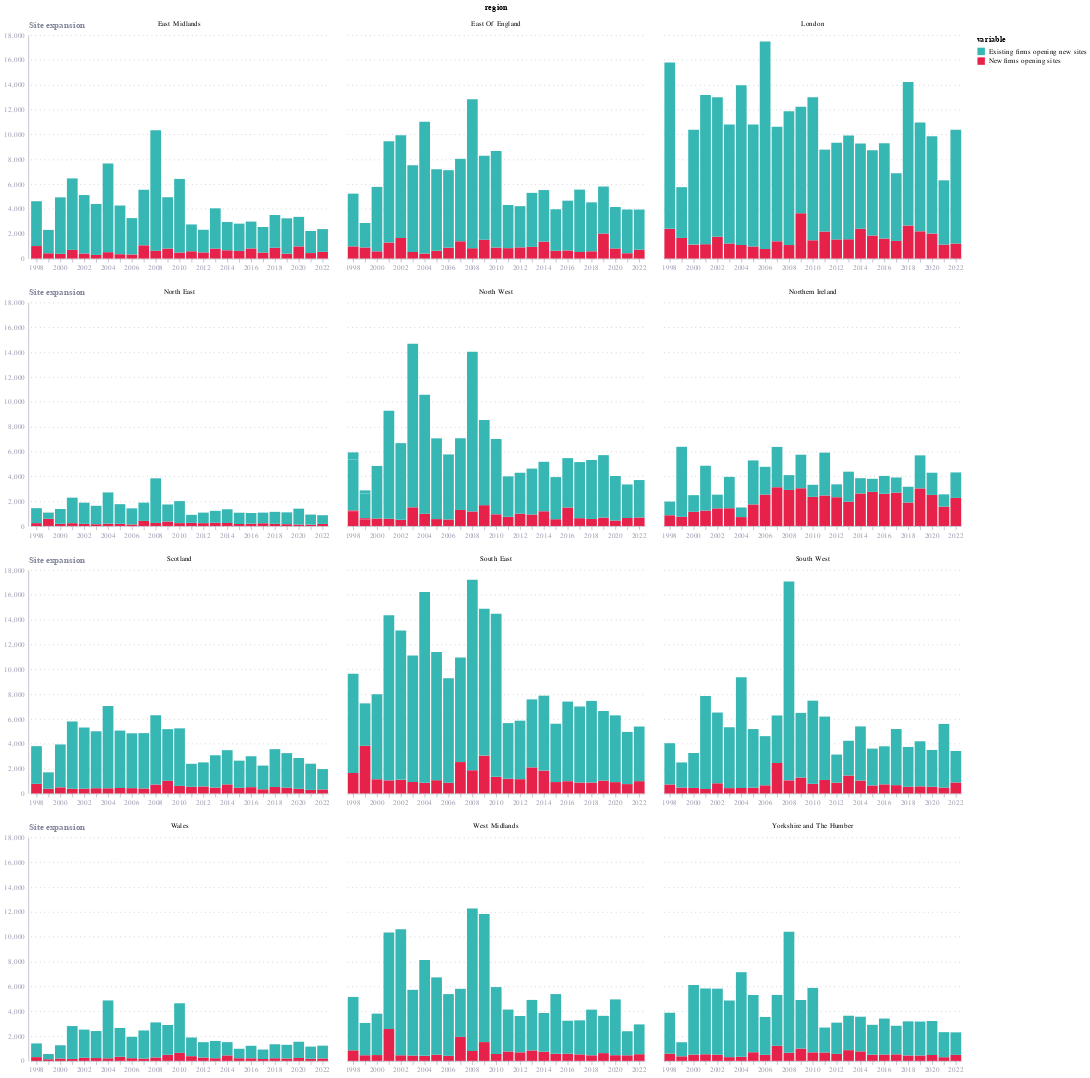

Notebook code for this chart:
### Code cell
site_expansion_region = region_dynamism.rename(columns={'site_exp_entrants':'New firms opening sites',
                                                  'site_exp_incumbents':'Existing firms opening new sites'})
site_expansion_region = site_expansion_region.melt(id_vars=['year','region'],value_vars=['New firms opening sites','Existing firms opening new sites'])


chart = alt.Chart(site_expansion_region).mark_bar().encode(
    x = alt.X('year:O', axis=alt.Axis(
                labelExpr="datum.value % 2 == 0 ? datum.label : ''",  # Show every 2nd year
            labelAngle=0)),
    y = alt.Y('value:Q', title='Site expansion'),
    color=alt.Color('variable:N'),
    facet=alt.Facet('region:N', columns=3)
)

chart = chart.resolve_axis(
    x='independent',
)

chart

### Figure 1 — Vega-Lite specification as saved in the notebook (floating-point values rounded to 4 significant figures; data arrays with more than 128 entries replaced by an {"elided": "..."} marker saying what was removed)
{"config": {"font": "Circular Std", "mark": {"line": {"interpolate": "monotone"}}, "view": {"stroke": "transparent", "width": 400, "height": 300}, "range": {"category": ["#36B7B4", "#E6224B", "#F4C245", "#0063AF", "#00A767", "#179FDB", "#EB5C2E"], "diverging": ["#E6224B", "#E54753", "#C9C9C9", "#179FDB", "#122B39"], "heatmap": ["#C9C9C9", "#179FDB", "#0063AF", "#122B39"], "ordinal": ["#00A767", "#36B7B4", "#179FDB", "#0063AF", "#243B5A"]}, "axisX": {"domainColor": "#676A86", "domainOpacity": 0.5, "grid": false, "labelAngle": 0, "labelColor": "#676A86", "labelOpacity": 0.7, "orient": "bottom", "tickColor": "#676A86", "tickCount": 10, "tickOpacity": 0.5, "title": false, "titleAlign": "center", "titleAnchor": "middle", "titleColor": "#676A86", "titleFontSize": 12, "titleOpacity": 0.8, "titleY": -15}, "axisY": {"domainColor": "#676A86", "domainOpacity": 0.5, "gridColor": "#676A86", "gridDash": [1, 5], "gridOpacity": 0.5, "labelColor": "#676A86", "labelOpacity": 0.7, "labelPadding": 5, "tickColor": "#676A86", "tickCount": 8, "tickOpacity": 0.5, "ticks": false, "titleAlign": "left", "titleAngle": 0, "titleBaseline": "bottom", "titleColor": "#676A86", "titleFontSize": 12, "titleOpacity": 0.8, "titleX": 0, "titleY": -7}}, "data": {"name": "data-1eec0b4d975a4eb3a9d6032149d57fe3"}, "mark": {"type": "bar"}, "encoding": {"color": {"field": "variable", "type": "nominal"}, "facet": {"columns": 3, "field": "region", "type": "nominal"}, "x": {"axis": {"labelAngle": 0, "labelExpr": "datum.value % 2 == 0 ? datum.label : ''"}, "field": "year", "type": "ordinal"}, "y": {"field": "value", "title": "Site expansion", "type": "quantitative"}}, "resolve": {"axis": {"x": "independent"}}, "$schema": "https://vega.github.io/schema/vega-lite/v5.20.1.json", "datasets": {"data-1eec0b4d975a4eb3a9d6032149d57fe3": {"elided": "604 records"}}}
